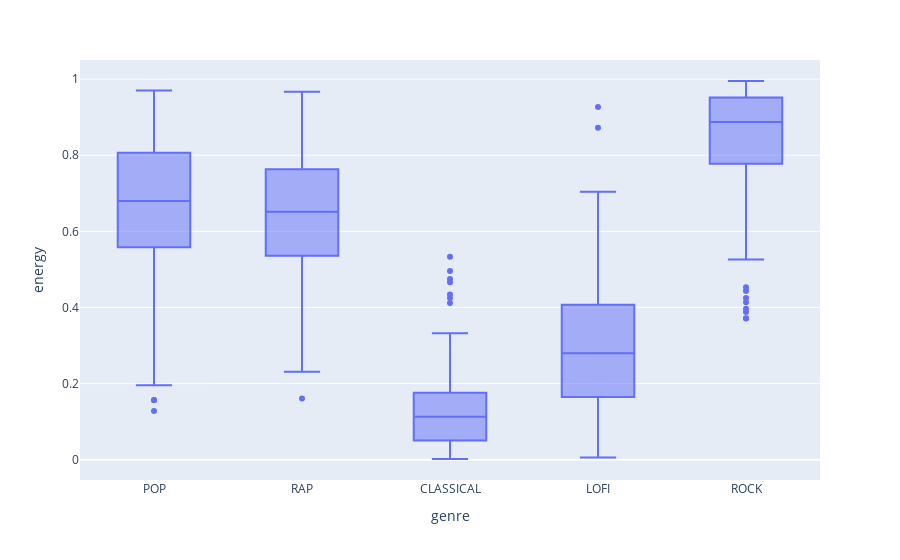

Here is the notebook cell this chart was saved with:
### Markdown cell above
energy

### Code cell
px.box(genre_df, x='genre', y='energy')

### Figure 1 — Plotly figure (JSON) as saved in the notebook; plotly's stock layout.template omitted (floating-point values rounded to 4 significant figures; data arrays with more than 128 entries replaced by an {"elided": "..."} marker saying what was removed)
{"data": [{"alignmentgroup": "True", "hovertemplate": "genre=%{x}<br>energy=%{y}<extra></extra>", "legendgroup": "", "marker": {"color": "#636efa"}, "name": "", "notched": false, "offsetgroup": "", "orientation": "v", "showlegend": false, "type": "box", "x": {"elided": "1337 str values"}, "x0": " ", "xaxis": "x", "y": {"elided": "1337 float values"}, "y0": " ", "yaxis": "y"}], "layout": {"boxmode": "group", "legend": {"tracegroupgap": 0}, "margin": {"t": 60}, "xaxis": {"anchor": "y", "domain": [0, 1], "title": {"text": "genre"}}, "yaxis": {"anchor": "x", "domain": [0, 1], "title": {"text": "energy"}}}}
